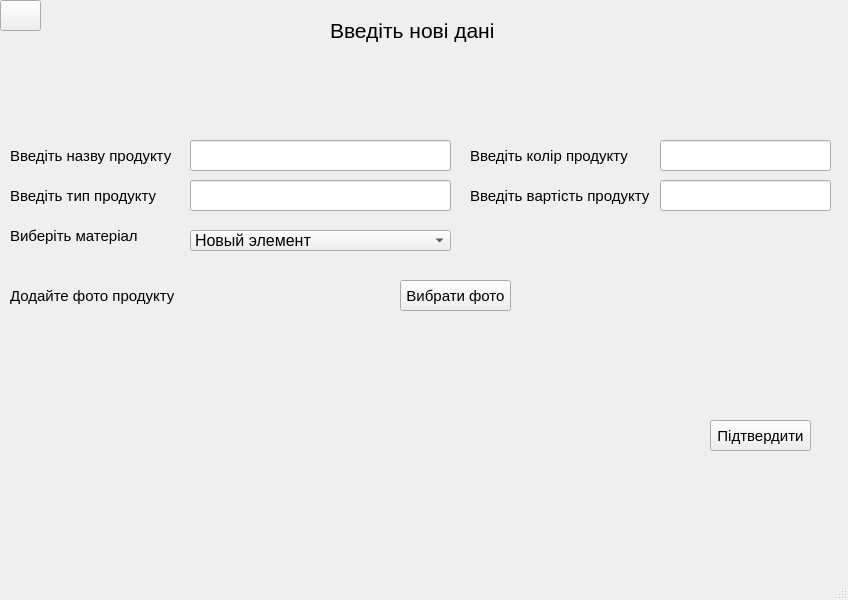
<?xml version="1.0" encoding="UTF-8"?>
<ui version="4.0">
 <class>MainWindow</class>
 <widget class="QMainWindow" name="MainWindow">
  <property name="geometry">
   <rect>
    <x>0</x>
    <y>0</y>
    <width>848</width>
    <height>600</height>
   </rect>
  </property>
  <property name="windowTitle">
   <string>MainWindow</string>
  </property>
  <widget class="QWidget" name="centralwidget">
   <widget class="QLineEdit" name="type_field">
    <property name="geometry">
     <rect>
      <x>190</x>
      <y>180</y>
      <width>261</width>
      <height>31</height>
     </rect>
    </property>
    <property name="font">
     <font>
      <pointsize>12</pointsize>
     </font>
    </property>
   </widget>
   <widget class="QLineEdit" name="name_field">
    <property name="geometry">
     <rect>
      <x>190</x>
      <y>140</y>
      <width>261</width>
      <height>31</height>
     </rect>
    </property>
    <property name="font">
     <font>
      <pointsize>12</pointsize>
     </font>
    </property>
   </widget>
   <widget class="QLabel" name="label_4">
    <property name="geometry">
     <rect>
      <x>10</x>
      <y>220</y>
      <width>161</width>
      <height>31</height>
     </rect>
    </property>
    <property name="font">
     <font>
      <pointsize>11</pointsize>
     </font>
    </property>
    <property name="text">
     <string>Виберіть матеріал</string>
    </property>
   </widget>
   <widget class="QLabel" name="label_7">
    <property name="geometry">
     <rect>
      <x>10</x>
      <y>280</y>
      <width>171</width>
      <height>31</height>
     </rect>
    </property>
    <property name="font">
     <font>
      <pointsize>11</pointsize>
     </font>
    </property>
    <property name="text">
     <string>Додайте фото продукту</string>
    </property>
   </widget>
   <widget class="QLabel" name="label_2">
    <property name="geometry">
     <rect>
      <x>10</x>
      <y>180</y>
      <width>161</width>
      <height>31</height>
     </rect>
    </property>
    <property name="font">
     <font>
      <pointsize>11</pointsize>
     </font>
    </property>
    <property name="text">
     <string>Введіть тип продукту</string>
    </property>
   </widget>
   <widget class="QComboBox" name="material_list">
    <property name="geometry">
     <rect>
      <x>190</x>
      <y>230</y>
      <width>261</width>
      <height>21</height>
     </rect>
    </property>
    <property name="font">
     <font>
      <pointsize>12</pointsize>
     </font>
    </property>
    <item>
     <property name="text">
      <string>Новый элемент</string>
     </property>
    </item>
    <item>
     <property name="text">
      <string>Новый элемент</string>
     </property>
    </item>
    <item>
     <property name="text">
      <string>Новый элемент</string>
     </property>
    </item>
   </widget>
   <widget class="QLineEdit" name="color_field">
    <property name="geometry">
     <rect>
      <x>660</x>
      <y>140</y>
      <width>171</width>
      <height>31</height>
     </rect>
    </property>
    <property name="font">
     <font>
      <pointsize>12</pointsize>
     </font>
    </property>
   </widget>
   <widget class="QPushButton" name="submit_button">
    <property name="geometry">
     <rect>
      <x>710</x>
      <y>420</y>
      <width>101</width>
      <height>31</height>
     </rect>
    </property>
    <property name="font">
     <font>
      <pointsize>11</pointsize>
     </font>
    </property>
    <property name="text">
     <string>Підтвердити</string>
    </property>
   </widget>
   <widget class="QLabel" name="photo_view">
    <property name="geometry">
     <rect>
      <x>200</x>
      <y>290</y>
      <width>191</width>
      <height>191</height>
     </rect>
    </property>
    <property name="frameShadow">
     <enum>QFrame::Plain</enum>
    </property>
    <property name="text">
     <string/>
    </property>
   </widget>
   <widget class="QLabel" name="label_6">
    <property name="geometry">
     <rect>
      <x>470</x>
      <y>180</y>
      <width>191</width>
      <height>31</height>
     </rect>
    </property>
    <property name="font">
     <font>
      <pointsize>11</pointsize>
     </font>
    </property>
    <property name="text">
     <string>Введіть вартість продукту</string>
    </property>
   </widget>
   <widget class="QLabel" name="label_3">
    <property name="geometry">
     <rect>
      <x>330</x>
      <y>10</y>
      <width>171</width>
      <height>41</height>
     </rect>
    </property>
    <property name="font">
     <font>
      <pointsize>16</pointsize>
     </font>
    </property>
    <property name="text">
     <string>Введіть нові дані</string>
    </property>
   </widget>
   <widget class="QLineEdit" name="price_field">
    <property name="geometry">
     <rect>
      <x>660</x>
      <y>180</y>
      <width>171</width>
      <height>31</height>
     </rect>
    </property>
    <property name="font">
     <font>
      <pointsize>12</pointsize>
     </font>
    </property>
   </widget>
   <widget class="QPushButton" name="back_button">
    <property name="geometry">
     <rect>
      <x>0</x>
      <y>0</y>
      <width>41</width>
      <height>31</height>
     </rect>
    </property>
    <property name="font">
     <font>
      <pointsize>2</pointsize>
     </font>
    </property>
    <property name="text">
     <string/>
    </property>
    <property name="icon">
     <iconset resource="../resources.qrc">
      <normaloff>:/newPrefix/assets/arrow.png</normaloff>:/newPrefix/assets/arrow.png</iconset>
    </property>
    <property name="iconSize">
     <size>
      <width>25</width>
      <height>25</height>
     </size>
    </property>
   </widget>
   <widget class="QPushButton" name="file_dialog_button">
    <property name="geometry">
     <rect>
      <x>400</x>
      <y>280</y>
      <width>111</width>
      <height>31</height>
     </rect>
    </property>
    <property name="font">
     <font>
      <pointsize>11</pointsize>
     </font>
    </property>
    <property name="text">
     <string>Вибрати фото</string>
    </property>
   </widget>
   <widget class="QLabel" name="label">
    <property name="geometry">
     <rect>
      <x>10</x>
      <y>140</y>
      <width>171</width>
      <height>31</height>
     </rect>
    </property>
    <property name="font">
     <font>
      <pointsize>11</pointsize>
     </font>
    </property>
    <property name="text">
     <string>Введіть назву продукту</string>
    </property>
   </widget>
   <widget class="QLabel" name="label_5">
    <property name="geometry">
     <rect>
      <x>470</x>
      <y>140</y>
      <width>191</width>
      <height>31</height>
     </rect>
    </property>
    <property name="font">
     <font>
      <pointsize>11</pointsize>
     </font>
    </property>
    <property name="text">
     <string>Введіть колір продукту</string>
    </property>
   </widget>
  </widget>
  <widget class="QStatusBar" name="statusbar"/>
 </widget>
 <resources>
  <include location="../resources.qrc"/>
 </resources>
 <connections/>
</ui>
